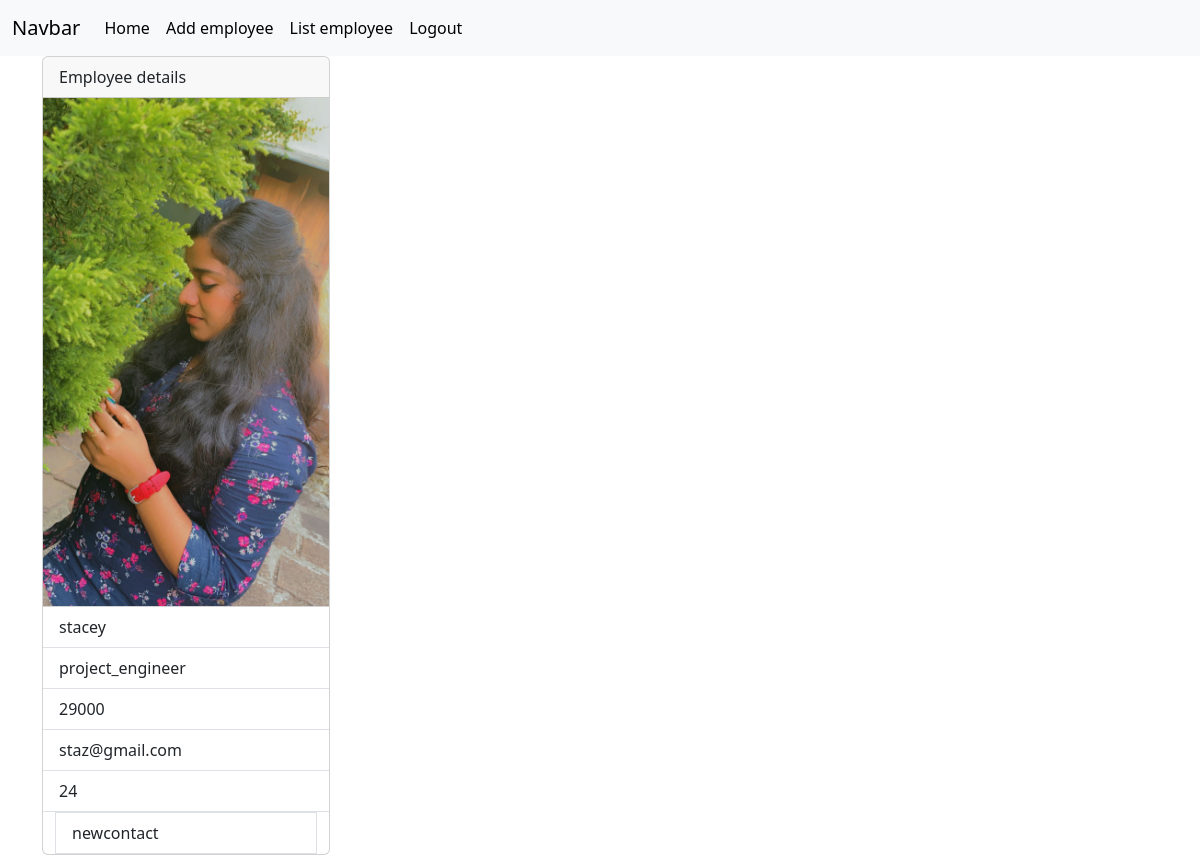
/employees/2 (signed in), run on the app's committed database.
### crm/models.py (models this page shows, shortened)
class Employees(models.Model):
    name=models.CharField(max_length=200)
    department=models.CharField(max_length=200)
    salary=models.PositiveIntegerField()
    email=models.EmailField(unique=True)
    age=models.PositiveIntegerField()
    contact=models.CharField(null=True,max_length=200,blank=True)
    profile_pic=models.ImageField(upload_to="images",null=True,blank=True)
    dob=models.DateField(null=True,blank=True)

### crm/views.py (the view)
# urls.py: path("employees/<int:pk>",views.EmployeeDetailView.as_view(),name="emp-details"),
@method_decorator(signin_required,name="dispatch")
class EmployeeDetailView(View):
    def get(self,request,*args,**kwargs):
        id=kwargs.get("pk") #{pk:kwargs} id that we give will be stored in kwargs as dictionary
        qs=Employees.objects.get(id=id)
        return render (request,"emp_detail.html",{"data":qs})

### crm/views.py (called while the page is built)
def signin_required(fn):                                             #decorat0rs
    def wrapper(request,*args,**kwargs):
        if not request.user.is_authenticated:
            messages.error(request,"invalid session")
            return redirect("signin")
        else:
            return fn(request,*args,**kwargs)
    return wrapper

### crm/templates/emp_detail.html
{%extends 'base.html'%}
{%block body_block%}
<div class="container">
    <div>
        <div class="card" style="width: 18rem;">
            <div class="card-header">
                Employee details
            </div>
            <div>
                {%if data.profile_pic%}
                <img src="{{data.profile_pic.url}}" alt="" style="width: 100%;">
                {%endif%}
            </div>
            <ul class="list-group list-group-flush">
                <li class="list-group-item">{{data.name}}</li>
                <li class="list-group-item">{{data.department}}</li>
                <li class="list-group-item">{{data.salary}}</li>
                <li class="list-group-item">{{data.email}}</li>
                <li class="list-group-item">{{data.age}}</li>
                <div class="container">
                <li class="list-group-item">{{data.contact}}</li>
            </ul>
        </div>
    </div>
</div>
{%endblock%}

### data on the page
Employees: profile_pic (picture), name "stacey", department "project_engineer", salary "29000", email "staz@gmail.com", age "24", contact "newcontact"
